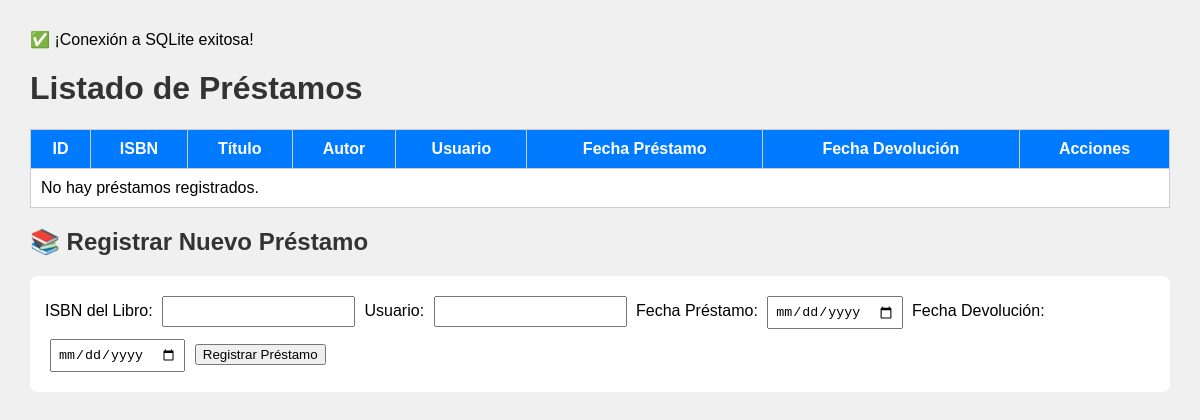
The app's page /prestamos.php, older data.
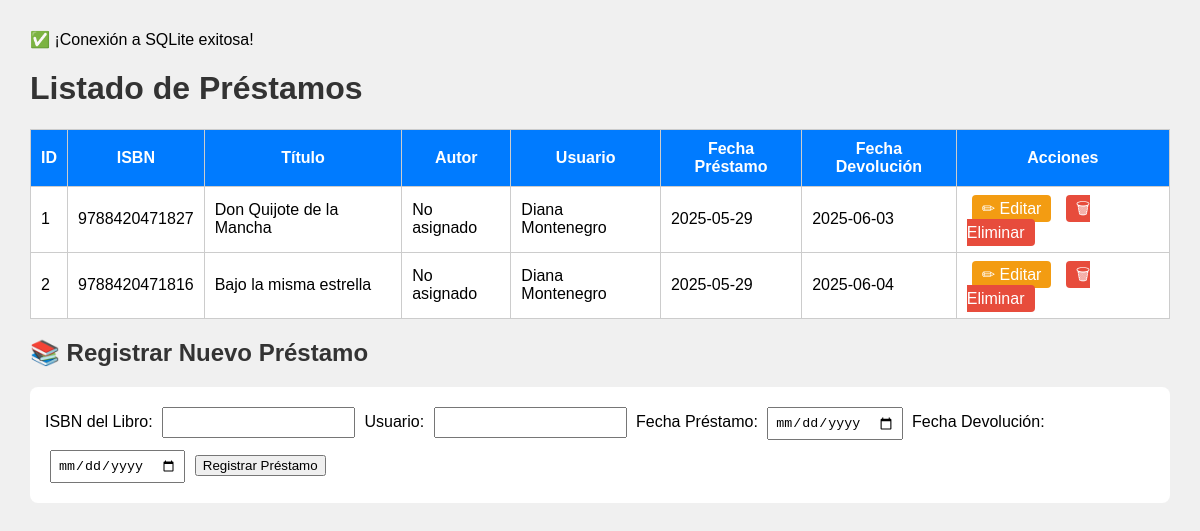
The same page, newer data.
### tables this page shows
CREATE TABLE TbPrestamo (
    id_prestamo INTEGER PRIMARY KEY AUTOINCREMENT,
    id_libro TEXT,
    id_usuario INTEGER,
    fecha_prestamo DATE,
    fecha_devolucion DATE,
    FOREIGN KEY(id_libro) REFERENCES tb_libro(isbn),
    FOREIGN KEY(id_usuario) REFERENCES TbUsuario(id_usuario)
);

CREATE TABLE Tblibro (isbn INTEGER PRIMARY KEY, titulo_libro TEXT NOT NULL, formato_libro TEXT NOT NULL, año_libro INTEGER NOT NULL CHECK (año_libro > 0), votos_libro INTEGER DEFAULT 0 CHECK (votos_libro >= 0), editorial INTEGER NOT NULL, disponible INTEGER DEFAULT 1 CHECK (disponible IN (0, 1)));

CREATE TABLE TbUsuario (
    id_usuario INTEGER PRIMARY KEY AUTOINCREMENT,
    nombre_usuario TEXT NOT NULL,
    email_usuario TEXT NOT NULL,
    telefono_usuario TEXT,
    direccion_usuario TEXT,
    fecha_registro DATETIME DEFAULT CURRENT_TIMESTAMP,
    usuario TEXT UNIQUE NOT NULL,
    contrasena TEXT NOT NULL,
    tipo TEXT DEFAULT 'visitante' 
);

### prestamos.php (the view, shortened to what this page needs)
<?php
include 'conexion.php';
$sql = "SELECT
            p.id_prestamo,
            l.isbn,
            l.titulo_libro,
            a.nom_autor,
            u.nombre_usuario,
            p.fecha_prestamo,
            p.fecha_devolucion
        FROM TbPrestamo p
        INNER JOIN Tblibro l ON p.id_libro = l.isbn
        LEFT JOIN Tb_AutorLibro al ON al.libro_isbn = l.isbn
        LEFT JOIN TbAutor a ON al.autor_id = a.id_autor
        INNER JOIN TbUsuario u ON p.id_usuario = u.id_usuario";
$stmt = $conexion->query($sql);
$prestamos = $stmt->fetchAll(PDO::FETCH_ASSOC);
?>
<!DOCTYPE html>
<html lang="es">
<head>
</head>
<body>
<h1>Listado de Préstamos</h1>
<table>
    <thead>
        <tr>
            <th>ID</th>
            <th>ISBN</th>
            <th>Título</th>
            <th>Autor</th>
            <th>Usuario</th>
            <th>Fecha Préstamo</th>
            <th>Fecha Devolución</th>
            <th>Acciones</th>
        </tr>
    </thead>
    <tbody>
    <?php if ($prestamos): ?>
        <?php foreach ($prestamos as $p): ?>
            <tr>
                <td><?= $p['id_prestamo'] ?></td>
                <td><?= $p['isbn'] ?></td>
                <td><?= $p['titulo_libro'] ?></td>
                <td><?= $p['nom_autor'] ?? 'No asignado' ?></td>
                <td><?= $p['nombre_usuario'] ?></td>
                <td><?= $p['fecha_prestamo'] ?></td>
                <td><?= $p['fecha_devolucion'] ?></td>
                <td class="actions">
                    <a class="edit-btn" href="editar_prestamo.php?id=<?= $p['id_prestamo'] ?>">✏ Editar</a>
                    <a class="delete-btn" href="eliminar_prestamo.php?id=<?= $p['id_prestamo'] ?>" onclick="return confirm('¿Seguro que quieres eliminar este préstamo?')">🗑 Eliminar</a>
                </td>
            </tr>
        <?php endforeach; ?>
    <?php else: ?>
        <tr><td colspan="8">No hay préstamos registrados.</td></tr>
    <?php endif; ?>
    </tbody>
</table>
<h2>📚 Registrar Nuevo Préstamo</h2>
<form action="registrar_prestamo.php" method="POST">
    <label for="isbn">ISBN del Libro:</label>
    <input list="lista_libros" name="isbn" id="isbn" required>
    <label for="id_usuario">Usuario:</label>
    <input list="lista_usuarios" name="id_usuario" id="id_usuario" required>
    <label for="fecha_prestamo">Fecha Préstamo:</label>
    <input type="date" name="fecha_prestamo" required>
    <label for="fecha_devolucion">Fecha Devolución:</label>
    <input type="date" name="fecha_devolucion" required>
    <button type="submit">Registrar Préstamo</button>
</form>
</body>
</html>

### prestamos.php (style rules this page uses)
body { font-family: Arial, sans-serif; margin: 30px; background-color: #f0f0f0; }
h1, h2 { color: #333; }
table { width: 100%; border-collapse: collapse; background: white; }
th, td { padding: 10px; border: 1px solid #ccc; }
th { background: #007bff; color: white; }
form { margin-bottom: 30px; background: white; padding: 15px; border-radius: 8px; }
input, select { padding: 6px; margin: 5px; }
.actions a { margin: 0 5px; text-decoration: none; color: white; padding: 5px 10px; border-radius: 4px; }
.edit-btn { background-color: #f39c12; }
.delete-btn { background-color: #e74c3c; }

Row changes from the older to the newer data that the page shows:
now on this page (row edited): tbprestamo: id_prestamo "1", tblibro.isbn "9788420471827", tblibro.titulo_libro "Don Quijote de la Mancha", nom_autor "No asignado", id_usuario.nombre_usuario "Diana Montenegro", fecha_prestamo "2025-05-29", fecha_devolucion "2025-06-03"
now on this page (row edited): tbprestamo: id_prestamo "2", tblibro.isbn "9788420471816", tblibro.titulo_libro "Bajo la misma estrella", nom_autor "No asignado", id_usuario.nombre_usuario "Diana Montenegro", fecha_prestamo "2025-05-29", fecha_devolucion "2025-06-04"
Text that changed along with them:
text no longer shown: "No hay préstamos registrados."
